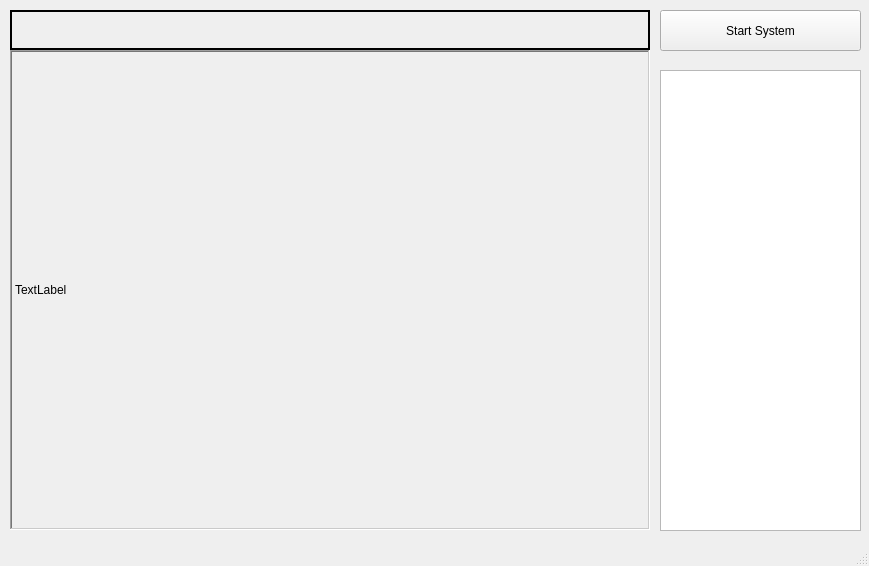
<?xml version="1.0" encoding="UTF-8"?>
<ui version="4.0">
 <class>MainWindow</class>
 <widget class="QMainWindow" name="MainWindow">
  <property name="geometry">
   <rect>
    <x>0</x>
    <y>0</y>
    <width>869</width>
    <height>566</height>
   </rect>
  </property>
  <property name="windowTitle">
   <string>MainWindow</string>
  </property>
  <widget class="QWidget" name="centralWidget">
   <widget class="QLabel" name="lblCurrentImage">
    <property name="geometry">
     <rect>
      <x>10</x>
      <y>50</y>
      <width>640</width>
      <height>480</height>
     </rect>
    </property>
    <property name="frameShape">
     <enum>QFrame::WinPanel</enum>
    </property>
    <property name="frameShadow">
     <enum>QFrame::Sunken</enum>
    </property>
    <property name="lineWidth">
     <number>3</number>
    </property>
    <property name="text">
     <string>TextLabel</string>
    </property>
    <property name="scaledContents">
     <bool>true</bool>
    </property>
   </widget>
   <widget class="QLabel" name="lblCurrentStatus">
    <property name="geometry">
     <rect>
      <x>10</x>
      <y>10</y>
      <width>640</width>
      <height>40</height>
     </rect>
    </property>
    <property name="font">
     <font>
      <weight>75</weight>
      <bold>true</bold>
     </font>
    </property>
    <property name="frameShape">
     <enum>QFrame::WinPanel</enum>
    </property>
    <property name="text">
     <string/>
    </property>
    <property name="alignment">
     <set>Qt::AlignCenter</set>
    </property>
   </widget>
   <widget class="QPushButton" name="btnStartSystem">
    <property name="geometry">
     <rect>
      <x>660</x>
      <y>10</y>
      <width>201</width>
      <height>41</height>
     </rect>
    </property>
    <property name="text">
     <string>Start System</string>
    </property>
   </widget>
   <widget class="QPlainTextEdit" name="tbxStatus">
    <property name="geometry">
     <rect>
      <x>660</x>
      <y>70</y>
      <width>201</width>
      <height>461</height>
     </rect>
    </property>
    <property name="font">
     <font>
      <pointsize>9</pointsize>
     </font>
    </property>
    <property name="lineWrapMode">
     <enum>QPlainTextEdit::NoWrap</enum>
    </property>
    <property name="readOnly">
     <bool>true</bool>
    </property>
   </widget>
  </widget>
  <widget class="QStatusBar" name="statusBar"/>
 </widget>
 <layoutdefault spacing="6" margin="11"/>
 <resources/>
 <connections/>
</ui>
